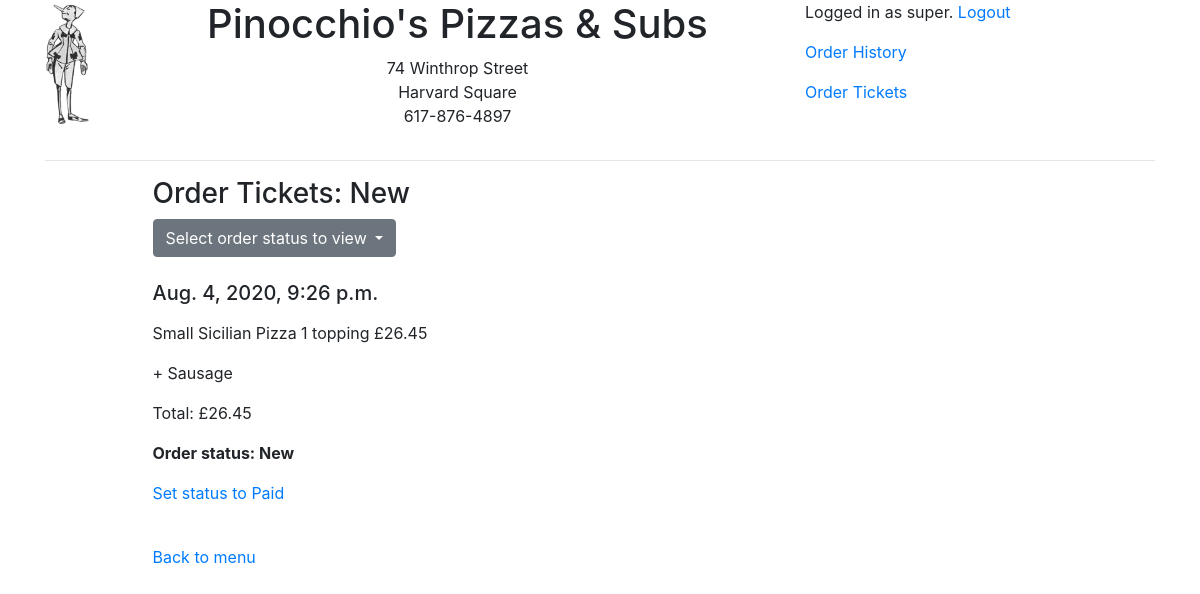
/ordertickets/1 (signed in), run on the app's committed database.
### orders/models.py (models this page shows, shortened)
class Status(models.Model):
    name = models.CharField(max_length=64)
    def __str__(self):
        return f"{self.name}"

class Order(models.Model): # the latest order for the user represents the current Cart
    items = models.ManyToManyField(Item, blank=True, related_name="orders")
    user = models.ForeignKey(settings.AUTH_USER_MODEL,on_delete=models.CASCADE, blank=True, null=True, related_name="carts")
    status = models.ForeignKey(Status,on_delete=models.CASCADE, default=0, related_name="orders")
    datemodified = models.DateTimeField(auto_now=True)
    def calculateTotalPrice(self):
        total = 0
        for item in self.items.all():
            total += item.price
        return total
    totalPrice = property(calculateTotalPrice)
    def countItems(self):
        return self.items.count()
    itemscount = property(countItems)

class Item(models.Model):
    productsizeprice = models.ForeignKey(ProductSizePrice,on_delete=models.CASCADE, related_name="items")
    toppings = models.ManyToManyField(Topping, blank=True, related_name="items")
    price = models.DecimalField(max_digits=10,decimal_places=2)

class ProductSizePrice(models.Model):
    product = models.ForeignKey(Product, on_delete=models.CASCADE, related_name="sizeprices")
    size = models.ForeignKey(Size, on_delete=models.CASCADE, related_name="prices")
    price = models.DecimalField(max_digits=10, decimal_places=2)
    class Meta:
       unique_together = ('product', 'price', "size")

class Size(models.Model):
    name = models.CharField(max_length=16)
    def __str__(self):
        return f"{self.name}"

class Product(models.Model):
    type = models.ForeignKey(ProductType, on_delete=models.CASCADE, related_name="products")
    variant = models.ForeignKey(Variant, on_delete=models.CASCADE, related_name="products")
    class Meta:
       unique_together = ('type', 'variant')
    def getPriceList(self):
        pricelist=[]
        for s in self.type.availablesizes.all():
            try:
                psp = ProductSizePrice.objects.get(product=self,size=s)
                p=psp.price
            except ObjectDoesNotExist:
                p = ""
            pricelist.append(p)
        return pricelist
    pricelist = property(getPriceList)
    def listToppingAddPrice(self):
        return ToppingAddPrice.objects.filter(product=self)
    toppingaddpricelist = property(listToppingAddPrice)

class ProductType(models.Model):
    name = models.CharField(max_length=64, primary_key=True)
    availablevariants = models.ManyToManyField(Variant, blank=True, related_name="oftypes")
    availablesizes = models.ManyToManyField(Size, blank=True, related_name="oftypes")
    def listproducts(self):
        return Product.objects.filter(type = self).order_by('variant')
    productlist = property(listproducts)

class Variant(models.Model): # fillings, right hand side of menu
    name = models.CharField(max_length=64, primary_key=True)
    includedtoppings = models.IntegerField(default=0)

class Topping(models.Model):
    name = models.CharField(max_length=64, primary_key=True)

### orders/views.py (the view)
# urls.py: path("ordertickets", views.ordertickets, name="ordertickets"),
@staff_member_required
def ordertickets(request, statusid=None):
    statuses = Status.objects.all()
    if statusid is not None:
        status = Status.objects.get(id=statusid)
        orders = Order.objects.filter(status=status).order_by('-datemodified')
        nextstatus = getNextStatus(status)
        context = {"orders": orders,
                    "statuses": statuses,
                    "currentstatus": status,
                    "nextstatus": nextstatus}
    else:
        context = {"statuses": statuses}
    return render(request, "orders/ordertickets.html", context)

### orders/views.py (called while the page is built)
def getNextStatus(prevstatus):
    try:
        newstatus = Status.objects.get(id=(prevstatus.id+1))
        return newstatus
    except ObjectDoesNotExist:
        return None

### orders/templates/orders/ordertickets.html (shortened to what this page needs)
{% extends "orders/base.html" %}
{% block body %}
                  <div>
                    <p class="h3">Order Tickets{% if currentstatus is not None %}: {{currentstatus.name}} {% endif %}</p>
                    <div class="dropdown">
                    <div class="dropdown">
                      <button class="btn btn-secondary dropdown-toggle" type="button" id="dropdownMenuButton" data-toggle="dropdown" aria-haspopup="true" aria-expanded="false">
                        Select order status to view
                      </button>
                    </div>
                    <br>
                    {% for cart in orders.all %}
                      <p class="h5">{{cart.datemodified}}</p>
                        {% for item in cart.items.all %}
                          <p>{{item.productsizeprice.size}} {{ item.productsizeprice.product.type.name }} {{item.productsizeprice.product.variant.name}} £{{ item.price }}</p>
                          {% if item.toppings.all|length > 0 %}
                            {% for topping in item.toppings.all %}
                              <p> + {{topping.name}} </p>
                            {% endfor %}
                          {% endif %}
                        {% endfor %}
                        <p>Total: £{{cart.totalPrice}}</p>
                        <p><b>Order status: {{ cart.status }}</b></p>
                        {% if nextstatus is not None %}
                          <p><a href="{% url 'incrementstatus' cart.id %}" method="post"> Set status to {{ nextstatus.name }}</a></p>
                        {% endif %}
                        <br>
                      {% endfor %}
                      <p><a href="{% url 'menu'%}">Back to menu</a></p>
                  </div>
{% endblock %}

### orders/templates/orders/base.html (shortened to what this page needs)
<!DOCTYPE html>
<html>
    <head>
        <link rel="stylesheet" href="https://stackpath.bootstrapcdn.com/bootstrap/4.5.0/css/bootstrap.min.css">
    </head>
    <body>
            <div class="container">
              <div class="row">
                <div class="col-1">
                  <a href="{% url 'index' %}">
                    {% load static %}
                      <img src="{% static "orders/pinocchio_72.gif" %}" alt="pinnochio_72" style="width:45px;height:125px;">
                  </a>
                </div>
                <div class="col-7">
                  <p class="h1 text-center">Pinocchio's Pizzas & Subs</p>
                  <p class="text-center">
                    74 Winthrop Street<br>
                    Harvard Square<br>
                    617-876-4897</p>
                </div>
                <div class="col-4">
                  {% if user.is_authenticated %}
                    <p>Logged in as {{ user.username }}.
                    <a href="{% url 'logout'%}">Logout</a></p>
                  {% else %}
                    <p>You are not logged in.
                    <a href="{% url 'login' %}">Login/Register</a>
                  {% endif %}
                  <p><a href="{% url 'orderhistory'%}">Order History</a></p>
                  {% if request.user.is_staff %}
                    <p><a href="{% url 'ordertickets'%}">Order Tickets</a></p>
                  {% endif %}
                </div>
              </div>
            </div>
            <div class="container">
              <div class="row">
                <div class="col-12">
                  <hr>
                </div>
            </div>
            <div class="container">
              <div class="row">
                <div class="col-1">
                </div>
                <div class="col-7">
                  {% block body %}
                  {% endblock %}
                </div>
              </div>
            </div>
        </body>
</html>

### data on the page
Status: name "New"
Order: datemodified "Aug. 4, 2020, 9:26 p.m.", totalPrice "26.45", status "New"
Item: productsizeprice.size "Small", productsizeprice.product.type.name "Sicilian Pizza", productsizeprice.product.variant.name "1 topping", price "26.45"
Topping: name "Sausage"
Status: name "Paid"

### other printed values
{{ user.username }} "super"
